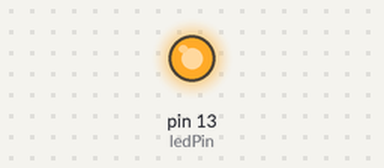
Recording of a sketch running on a simulated Arduino Uno, built with avr-gcc and run on an emulated ATmega328P. Shown: output pins drawn as LEDs (lit = HIGH).

Above: at 0.5 s.
At 5.0 s:
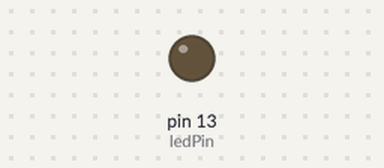
Timing chart, 0 to 6.9 s (numbered marks = the images above):
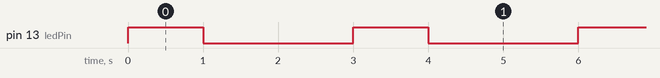

Measured:
- by itself, pin 13 (ledPin): alternates HIGH for 1.0 s and LOW for 2.0 s

The sketch:

flashLED.ino
```cpp
int ledPin = 13;

void setup()
{
  pinMode(ledPin, OUTPUT);
}

void loop()
{
  int on = 1000;
  int off = 2000;
  flashLED(on,off);
}

int flashLED(int flash, int dim)
{
  for (int x = 0; x<10; x++);
    {
      digitalWrite(ledPin, HIGH);
      Serial.print(flash);
      Serial.println("m.s.");
      delay(flash);
      digitalWrite(ledPin, LOW);
      Serial.print(dim);
      Serial.println("m.s.");
      delay(dim);
    }
}
```
